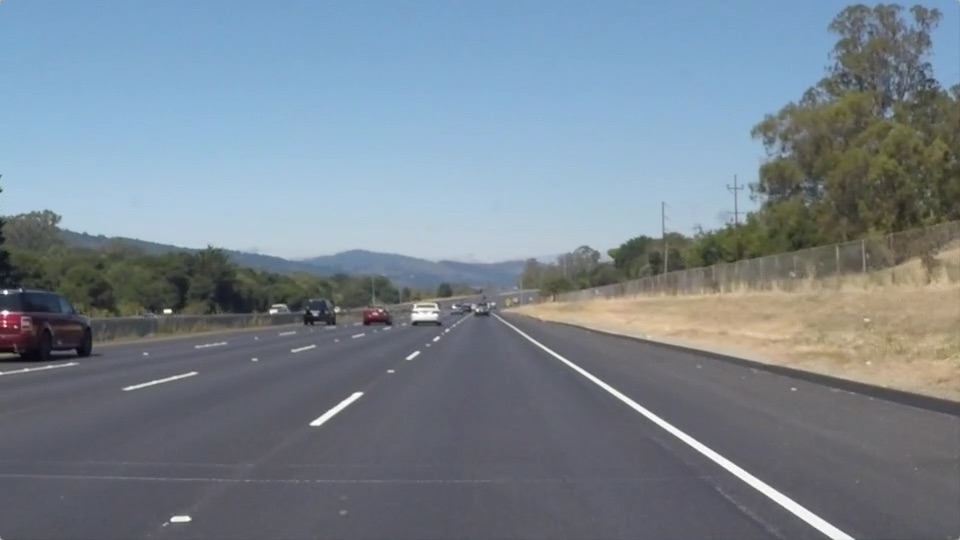
#> input picture test_images/solidWhiteRight.jpg, 960 x 540 px
$ jupyter execute --allow-errors P1.ipynb   (shell and % lines are left out)
#> lines starting #> are read from the running program, lines starting #| are printed output that depends on the picture; after the words box and inside, x2 and y2 are one past the last pixel; in counts of white or black regions, pixels touching at a corner belong together
# **Finding Lane Lines on the Road**
***
In this project, you will use the tools you learned about in the lesson to identify lane lines on the road.  You can develop your pipeline on a series of individual images, and later apply the result to a video stream (really just a series of images). Check out the video clip "raw-lines-example.mp4" (also contained in this repository) to see what the output should look like after using the helper functions below.

Once you have a result that looks roughly like "raw-lines-example.mp4", you'll need to get creative and try to average and/or extrapolate the line segments you've detected to map out the full extent of the lane lines.  You can see an example of the result you're going for in the video "P1_example.mp4".  Ultimately, you would like to draw just one line for the left side of the lane, and one for the right.

---
Let's have a look at our first image called 'test_images/solidWhiteRight.jpg'.  Run the 2 cells below (hit Shift-Enter or the "play" button above) to display the image.

**Note** If, at any point, you encounter frozen display windows or other confounding issues, you can always start again with a clean slate by going to the "Kernel" menu above and selecting "Restart & Clear Output".

---

**The tools you have are color selection, region of interest selection, grayscaling, Gaussian smoothing, Canny Edge Detection and Hough Tranform line detection.  You  are also free to explore and try other techniques that were not presented in the lesson.  Your goal is piece together a pipeline to detect the line segments in the image, then average/extrapolate them and draw them onto the image for display (as below).  Once you have a working pipeline, try it out on the video stream below.**

---

<figure>

 <figcaption>
 <p></p>
 <p style="text-align: center;"> Your output should look something like this (above) after detecting line segments using the helper functions below </p>
 </figcaption>
</figure>
 <p></p>
<figure>

 <figcaption>
 <p></p>
 <p style="text-align: center;"> Your goal is to connect/average/extrapolate line segments to get output like this</p>
 </figcaption>
</figure>

[cell 1]
#importing some useful packages
import matplotlib.pyplot as plt
import matplotlib.image as mpimg
import numpy as np
import cv2

[cell 2]
#reading in an image
image = mpimg.imread('test_images/solidWhiteRight.jpg')
#> image is the input picture: shape (540, 960, 3); mean R, G, B 120.3, 132.6, 143.7
#printing out some stats and plotting
print('This image is:', type(image), 'with dimesions:', image.shape)
#| This image is: <class 'numpy.ndarray'> with dimesions: (540, 960, 3)
plt.imshow(image)  #call as plt.imshow(gray, cmap='gray') to show a grayscaled image

**Some OpenCV functions (beyond those introduced in the lesson) that might be useful for this project are:**

`cv2.inRange()` for color selection
`cv2.fillPoly()` for regions selection
`cv2.line()` to draw lines on an image given endpoints
`cv2.addWeighted()` to coadd / overlay two images
`cv2.cvtColor()` to grayscale or change color
`cv2.imwrite()` to output images to file
`cv2.bitwise_and()` to apply a mask to an image

**Check out the OpenCV documentation to learn about these and discover even more awesome functionality!**

[cell 3]
def draw_line(m, c, height, width, img):
    # bottom point
    y1 = height
    x1 = (y1 - c) / m
    #print(x1, y1)

    y2 = height / 2 + constant_y + 20
    x2 = (y2 - c) / m
    #print(x2, y2)
    if  math.isnan(x1) or math.isnan(x2) or math.isnan(y1) or math.isnan(y2):
        return
    cv2.line(img, (int(x1), int(y1)), (int(x2), int(y2)), color=[255, 0, 0], thickness = 10)

Below are some helper functions to help get you started. They should look familiar from the lesson!

[cell 4]
import math

def grayscale(img):
    """Applies the Grayscale transform
    This will return an image with only one color channel
    but NOTE: to see the returned image as grayscale
    you should call plt.imshow(gray, cmap='gray')"""
    return cv2.cvtColor(img, cv2.COLOR_BGR2GRAY)

def canny(img, low_threshold, high_threshold):
    """Applies the Canny transform"""
    return cv2.Canny(img, low_threshold, high_threshold)

def gaussian_blur(img, kernel_size):
    """Applies a Gaussian Noise kernel"""
    return cv2.GaussianBlur(img, (kernel_size, kernel_size), 0)

def region_of_interest(img, vertices):
    """
    Applies an image mask.

    Only keeps the region of the image defined by the polygon
    formed from `vertices`. The rest of the image is set to black.
    """
    #defining a blank mask to start with
    mask = np.zeros_like(img)

    #defining a 3 channel or 1 channel color to fill the mask with depending on the input image
    if len(img.shape) > 2:
        channel_count = img.shape[2]  # i.e. 3 or 4 depending on your image
        ignore_mask_color = (255,) * channel_count
    else:
        ignore_mask_color = 255

    #filling pixels inside the polygon defined by "vertices" with the fill color
    cv2.fillPoly(mask, vertices, ignore_mask_color)

    #returning the image only where mask pixels are nonzero
    masked_image = cv2.bitwise_and(img, mask)
    return masked_image


def draw_lines(img, lines, color=[255, 0, 0], thickness=2):
    """
    NOTE: this is the function you might want to use as a starting point once you want to
    average/extrapolate the line segments you detect to map out the full
    extent of the lane (going from the result shown in raw-lines-example.mp4
    to that shown in P1_example.mp4).

    Think about things like separating line segments by their
    slope ((y2-y1)/(x2-x1)) to decide which segments are part of the left
    line vs. the right line.  Then, you can average the position of each of
    the lines and extrapolate to the top and bottom of the lane.

    This function draws `lines` with `color` and `thickness`.
    Lines are drawn on the image inplace (mutates the image).
    If you want to make the lines semi-transparent, think about combining
    this function with the weighted_img() function below
    """
    ls = []
    rs = []
    linter = []
    rinter = []

    for line in lines:
        for x1,y1,x2,y2 in line:
            slope = (y2-y1)/(x2-x1)
            if slope < 0: #left line, negative slope
                ls += [slope]
                linter += [(y1-slope*x1)]
                linter += [(y2-slope*x2)]
            elif slope >= 0: #right line, positive slop
                rs += [slope]
                rinter += [(y1-slope*x1)]
                rinter += [(y2-slope*x2)]


    global left_slope, right_slope, left_intercept, right_intercept

    # avg values for slopes and intercept for right and left lines
    rmean = np.mean(rs)
    lmean = np.mean(ls)
    lcmean = np.mean(linter)
    rcmean = np.mean(rinter)

    height, width = img.shape[0], img.shape[1]

    left_slope += [lmean]
    left_intercept += [lcmean]
    right_slope += [rmean]
    right_intercept += [rcmean]

    #print(len(lines))
    #print(np.mean(left_slope), np.mean(right_slope))
    '''
    draw_line(np.mean(left_slope), np.mean(left_intercept), height, width, img)
    draw_line(np.mean(right_slope), rcmean, height, width, img)
    '''
    draw_line(np.mean(left_slope), np.mean(left_intercept), height, width, img)
    draw_line(np.mean(right_slope), np.mean(right_intercept), height, width, img)


def hough_lines(img, rho, theta, threshold, min_line_len, max_line_gap):
    """
    `img` should be the output of a Canny transform.

    Returns an image with hough lines drawn.
    """
    lines = cv2.HoughLinesP(img, rho, theta, threshold, np.array([]), minLineLength=min_line_len, maxLineGap=max_line_gap)
    line_img = np.zeros((*img.shape, 3), dtype=np.uint8)
    draw_lines(line_img, lines)
    return line_img

# Python 3 has support for cool math symbols.

def weighted_img(img, initial_img, α=0.8, β=1., λ=0.):
    """
    `img` is the output of the hough_lines(), An image with lines drawn on it.
    Should be a blank image (all black) with lines drawn on it.

    `initial_img` should be the image before any processing.

    The result image is computed as follows:

    initial_img * α + img * β + λ
    NOTE: initial_img and img must be the same shape!
    """
    return cv2.addWeighted(initial_img, α, img, β, λ)

## Test on Images

Now you should build your pipeline to work on the images in the directory "test_images"
**You should make sure your pipeline works well on these images before you try the videos.**

[cell 5]
import os
os.listdir("test_images/")

run your solution on all test_images and make copies into the test_images directory).

[cell 6]
image_1 = mpimg.imread('test_images/solidWhiteCurve.jpg')
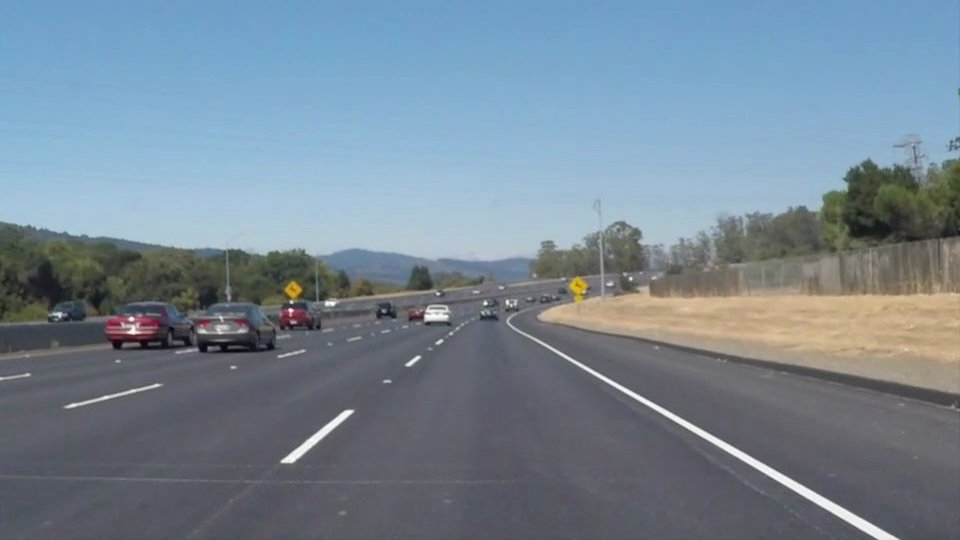
#> input picture test_images/solidWhiteCurve.jpg, 960 x 540 px
#> image_1 is the input picture: shape (540, 960, 3); mean R, G, B 118.5, 134.5, 148.1
image_2 = mpimg.imread('test_images/solidWhiteRight.jpg')
image_3 = mpimg.imread('test_images/solidYellowCurve.jpg')
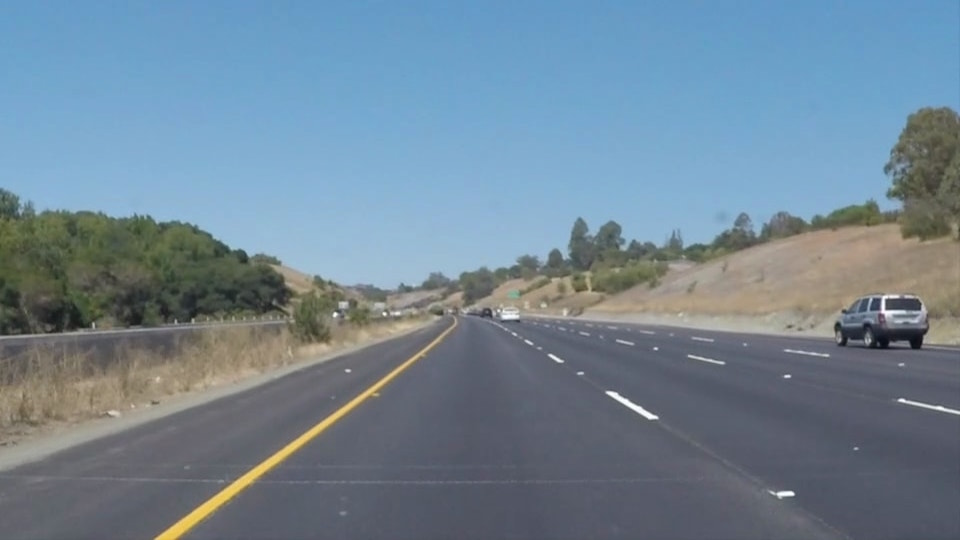
#> input picture test_images/solidYellowCurve.jpg, 960 x 540 px
#> image_3 is the input picture: shape (540, 960, 3); mean R, G, B 113, 133.4, 149
image_4 = mpimg.imread('test_images/solidYellowCurve2.jpg')
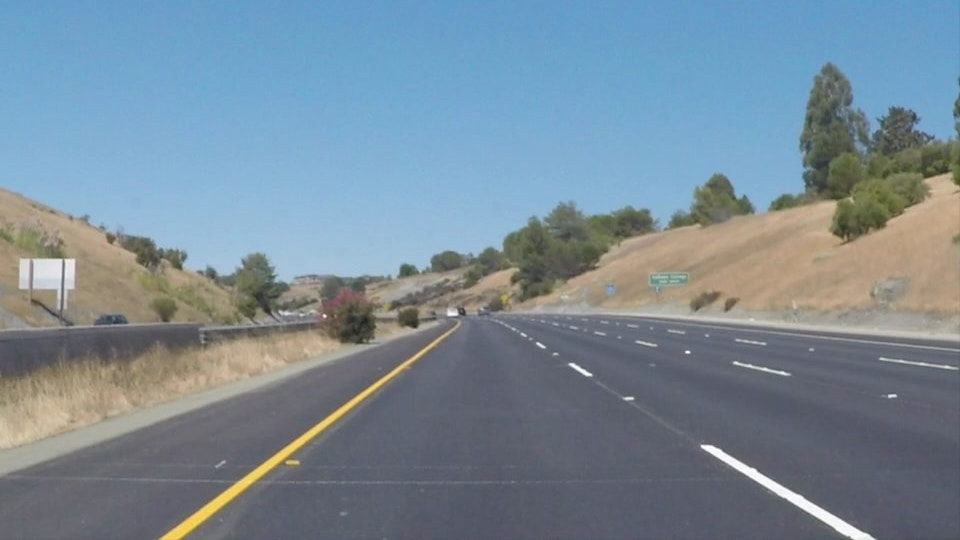
#> input picture test_images/solidYellowCurve2.jpg, 960 x 540 px
#> image_4 is the input picture: shape (540, 960, 3); mean R, G, B 120.7, 138.6, 151.5
image_5 = mpimg.imread('test_images/solidYellowLeft.jpg')
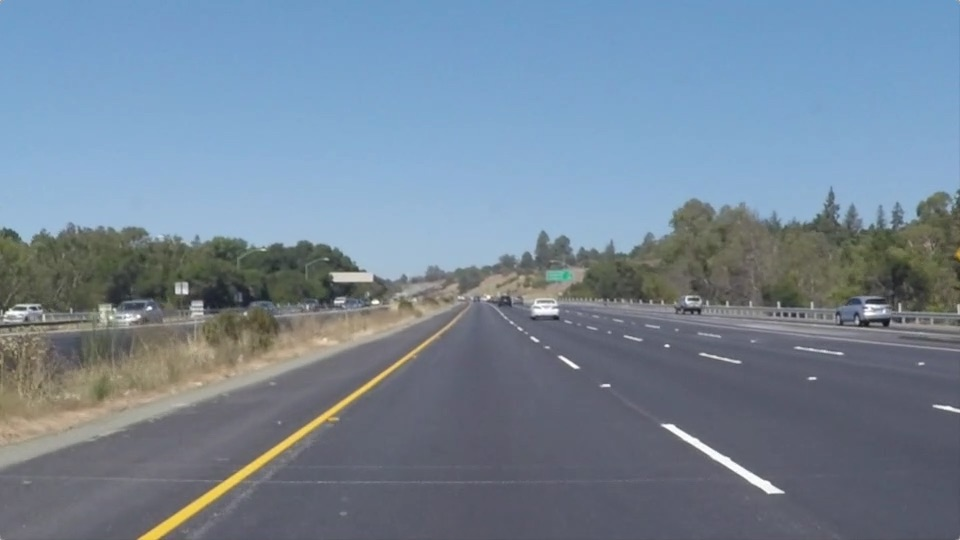
#> input picture test_images/solidYellowLeft.jpg, 960 x 540 px
#> image_5 is the input picture: shape (540, 960, 3); mean R, G, B 116.5, 133.6, 150.8
image_6 = mpimg.imread('test_images/whiteCarLaneSwitch.jpg')
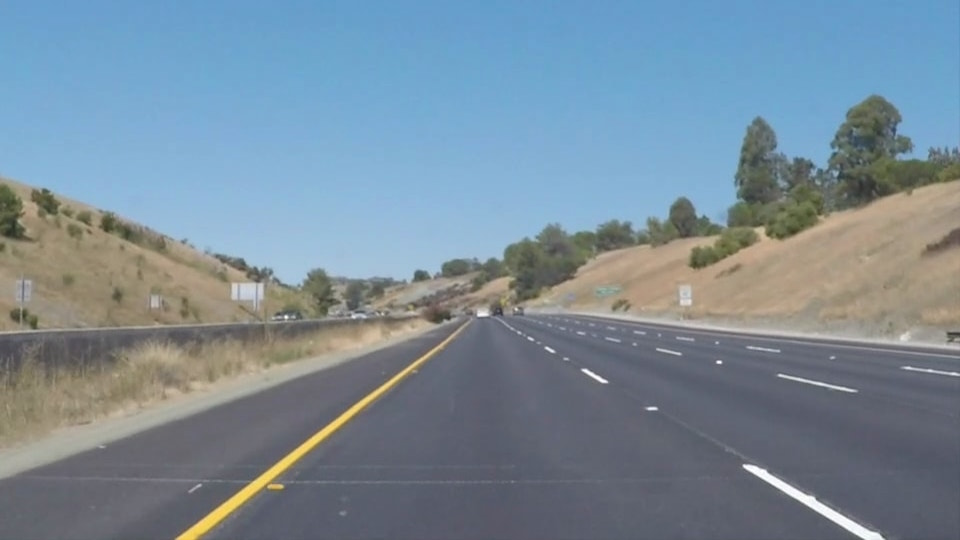
#> input picture test_images/whiteCarLaneSwitch.jpg, 960 x 540 px
#> image_6 is the input picture: shape (540, 960, 3); mean R, G, B 121.2, 139.4, 152.9

[cell 7]
constant_y = 60
left_slope = []
left_intercept = []
right_slope = []
right_intercept = []

[cell 8]
# 1. change the image to grayscale

# 2. run the gaussian blur on it to smoothen the image
kernel_size = 7
blur_image = gaussian_blur(image_1, kernel_size)
gray_image = grayscale(blur_image)
# 3. run canny edge detection to detect the image
low_threshold = 50
high_threshold = 150
canny_img = canny(gray_image, low_threshold, high_threshold)
# 4. create the masking area for the image
ysize = image.shape[0]
xsize = image.shape[1]
points = np.array([[0,ysize], [xsize/2 - 10,ysize/2 + constant_y], [xsize/2 + 10,ysize/2 + constant_y], [xsize, ysize]], dtype=np.int32)
points = [points]
mask_img = region_of_interest(canny_img, points)
# 5. Performing hough transform
row = 1
theta = math.pi / 180
threshold = 10
min_lin_length = 25
max_line_gap = 20
hough_lines_img = hough_lines(mask_img, row, theta, threshold, min_lin_length, max_line_gap)
#> in hough_lines, `lines = cv2.HoughLinesP(img, rho, theta, threshold, np.array([]), minL..`: lines = 14 rows, first 6: [603, 380, 877, 538], [281, 461, 344, 410], [293, 462, 353, 412], [654, 403, 898, 538], [650, 401, 897, 538], [835, 515, 875, 538]
#> the loop in draw_lines, `for line in lines:` made 14 passes
#> after the loop in draw_lines, `for line in lines:`: linter = [688.5, 688.5, 706.2, 706.2, 686, 686, 681.4, 681.4, 698.2, 698.2, 686.1, 686.1, 709.1, 709.1, 684.7, 684.7, 690.1, 690.1, 699.6, 699.6]; ls = [-0.81, -0.833, -0.8, -0.791, -0.812, -0.794, -0.846, -0.778, -0.806, -0.818]; rinter = [32.28, 32.28, 41.16, 41.16, 40.47, 40.47, 34.88, 34.88]; rs = [0.577, 0.553, 0.555, 0.575]
#> in draw_lines, `rmean = np.mean(rs)`: rmean = 0.565
#> in draw_lines, `lmean = np.mean(ls)`: lmean = -0.809
#> in draw_lines, `lcmean = np.mean(linter)`: lcmean = 693
#> in draw_lines, `rcmean = np.mean(rinter)`: rcmean = 37.2
#> in draw_lines, `left_slope += [lmean]`: left_slope = [-0.809]
#> in draw_lines, `left_intercept += [lcmean]`: left_intercept = [693]
#> in draw_lines, `right_slope += [rmean]`: right_slope = [0.565]
#> in draw_lines, `right_intercept += [rcmean]`: right_intercept = [37.2]
#> in draw_line, `x1 = (y1 - c) / m`: x1 = 189.1
#> in draw_line, `x2 = (y2 - c) / m`: x2 = 424
# 6. impose the both the images and print the result
wighted_img = weighted_img(image, hough_lines_img)
# 7. save the manipulated image to disk
mpimg.imsave('test_images/solidWhiteCurve_copy.jpg', wighted_img)
plt.imshow(wighted_img, cmap='gray')

[cell 9]
# 1. change the image to grayscale
gray_image = grayscale(image_2)
# 2. run the gaussian blur on it to smoothen the image
kernel_size = 7
blur_image = gaussian_blur(gray_image, kernel_size)
# 3. run canny edge detection to detect the image
low_threshold = 50
high_threshold = 150
canny_img = canny(blur_image, low_threshold, high_threshold)
# 4. create the masking area for the image
ysize = image.shape[0]
xsize = image.shape[1]
points = np.array([[0,ysize], [xsize/2 - 10,ysize/2 + constant_y], [xsize/2 + 10,ysize/2 + constant_y], [xsize, ysize]], dtype=np.int32)
points = [points]
mask_img = region_of_interest(canny_img, points)
#> in region_of_interest (call 2), `masked_image = cv2.bitwise_and(img, mask)`:
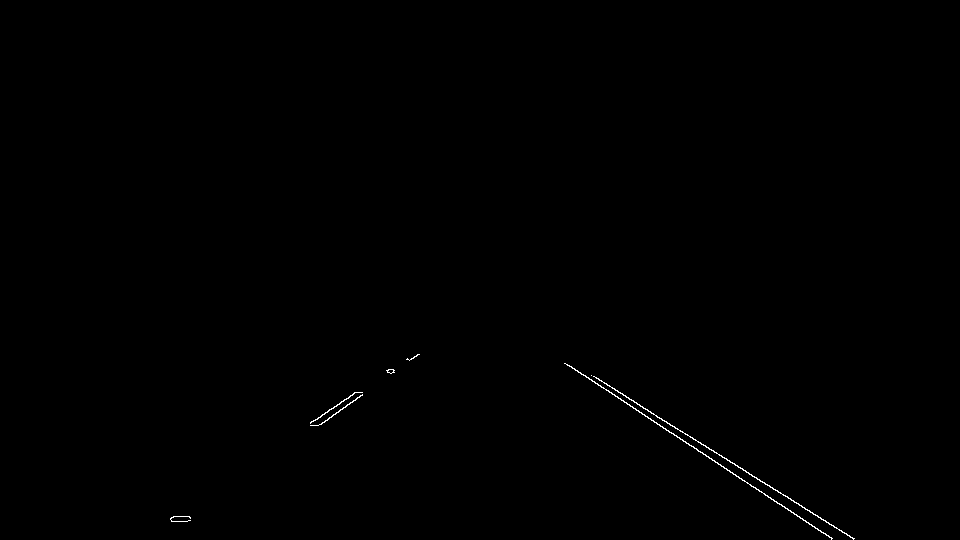
#> masked_image: shape (540, 960); 0.21% white in thin lines or dots, all inside (x1, y1, x2, y2) = (170, 354, 855, 540)
# 5. Performing hough transform
row = 1
theta = math.pi / 180
threshold = 10
min_lin_length = 25
max_line_gap = 20
hough_lines_img = hough_lines(mask_img, row, theta, threshold, min_lin_length, max_line_gap)
#> the loop in draw_lines (call 2), `for line in lines:` made 12 passes
#> line on passes 1 to 8: [[565, 363, 720, 464]], [[593, 376, 853, 538]], [[627, 404, 832, 538]], [[310, 422, 359, 392]], [[318, 425, 362, 394]], [[389, 372, 419, 354]], [[739, 478, 831, 538]], [[311, 421, 356, 392]]
# 6. impose the both the images and print the result
wighted_img = weighted_img(image, hough_lines_img)
# 7. save the manipulated image to disk
mpimg.imsave('test_images/solidWhiteRight_copy.jpg', wighted_img)
plt.imshow(wighted_img, cmap='gray')

[cell 10]
# 1. change the image to grayscale
gray_image = grayscale(image_3)
# 2. run the gaussian blur on it to smoothen the image
kernel_size = 7
blur_image = gaussian_blur(gray_image, kernel_size)
# 3. run canny edge detection to detect the image
low_threshold = 50
high_threshold = 150
canny_img = canny(blur_image, low_threshold, high_threshold)
# 4. create the masking area for the image
ysize = image.shape[0]
xsize = image.shape[1]
points = np.array([[0,ysize], [xsize/2 - 10,ysize/2 + constant_y], [xsize/2 + 10,ysize/2 + constant_y], [xsize, ysize]], dtype=np.int32)
points = [points]
mask_img = region_of_interest(canny_img, points)
# 5. Performing hough transform
row = 1
theta = math.pi / 180
threshold = 10
min_lin_length = 25
max_line_gap = 20
hough_lines_img = hough_lines(mask_img, row, theta, threshold, min_lin_length, max_line_gap)
# 6. impose the both the images and print the result
wighted_img = weighted_img(image, hough_lines_img)
# 7. save the manipulated image to disk
mpimg.imsave('test_images/solidYellowCurve_copy.jpg', wighted_img)
plt.imshow(wighted_img, cmap='gray')

[cell 11]
# 1. change the image to grayscale
gray_image = grayscale(image_4)
# 2. run the gaussian blur on it to smoothen the image
kernel_size = 7
blur_image = gaussian_blur(gray_image, kernel_size)
# 3. run canny edge detection to detect the image
low_threshold = 50
high_threshold = 150
canny_img = canny(blur_image, low_threshold, high_threshold)
#> call 4 of canny, with low_threshold = 50, high_threshold = 150
#> in canny (call 4), `return cv2.Canny(img, low_threshold, high_threshold)`:
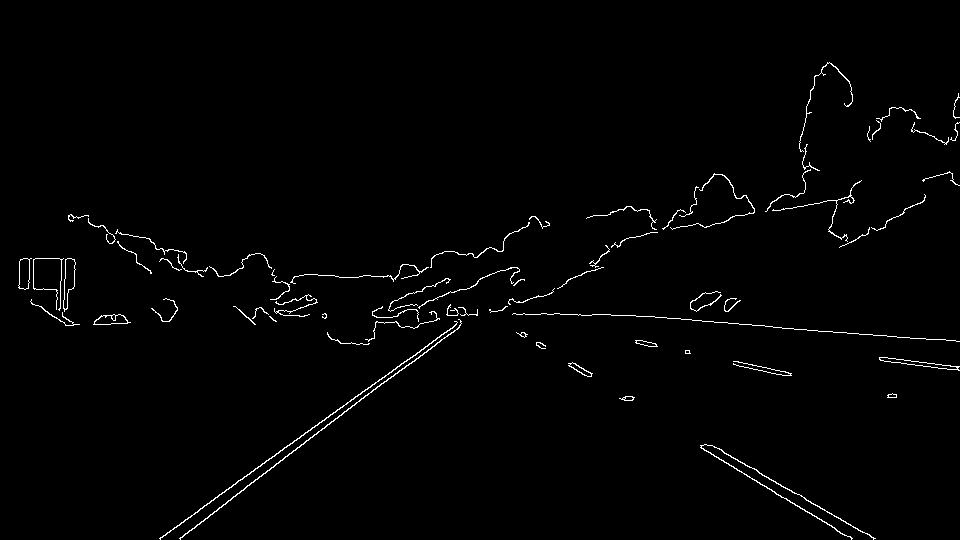
#> returned value: shape (540, 960); 1.3% white in thin lines or dots, all inside (x1, y1, x2, y2) = (18, 62, 960, 540)
# 4. create the masking area for the image
ysize = image.shape[0]
xsize = image.shape[1]
points = np.array([[0,ysize], [xsize/2 - 10,ysize/2 + constant_y], [xsize/2 + 10,ysize/2 + constant_y], [xsize, ysize]], dtype=np.int32)
points = [points]
#> (the rest of the program and of its run is left out)
